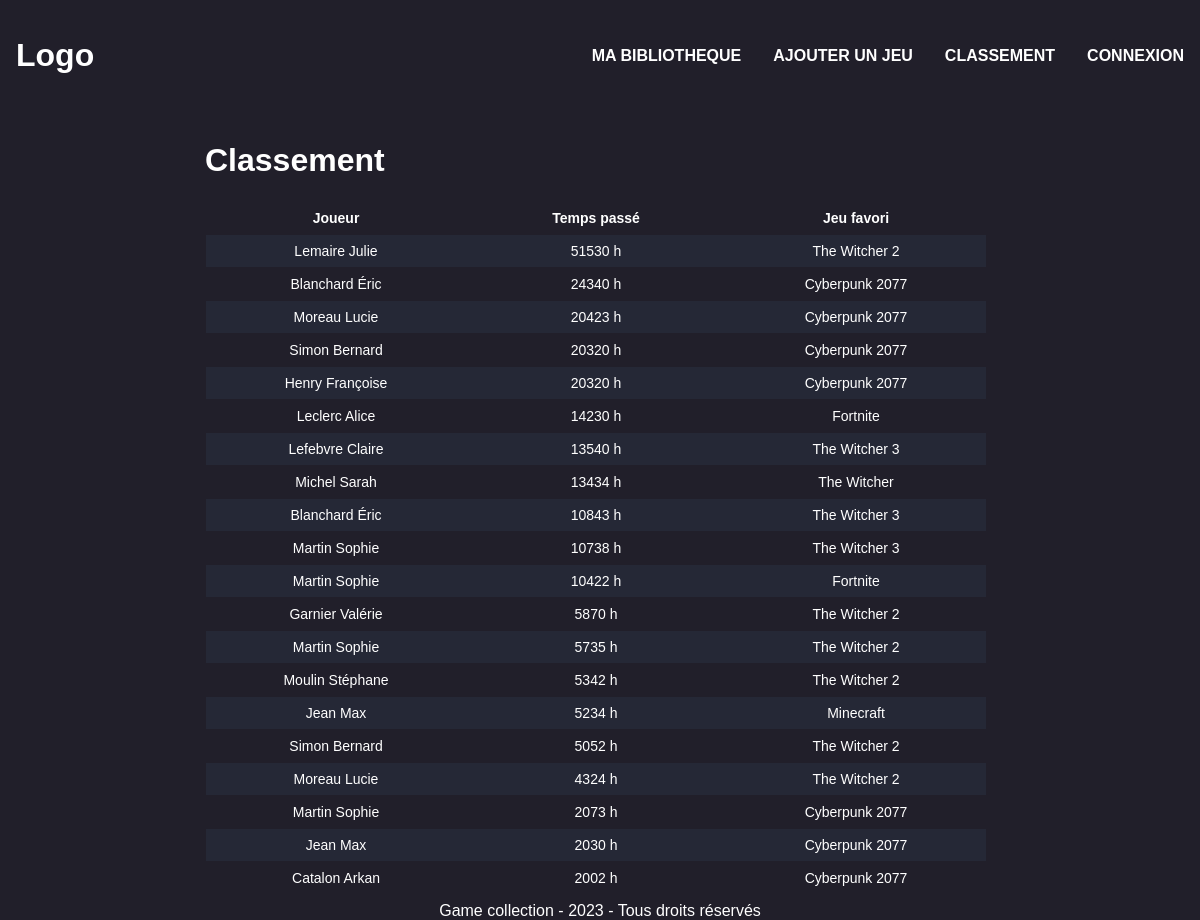
The app's page /leaderboard with its own data.
### tables this page shows
CREATE TABLE LIBRARY
    (
        id_user INT NOT NULL,
        name_game VARCHAR(255) NOT NULL,
        hours_played_game INT NOT NULL DEFAULT 0,
        PRIMARY KEY (id_user, name_game),
        FOREIGN KEY (id_user) REFERENCES ACCOUNT(id_user),
        FOREIGN KEY (name_game) REFERENCES GAME(name_game)
    );

CREATE TABLE ACCOUNT
(
    id_user INT NOT NULL
    AUTO_INCREMENT,
    name_user VARCHAR
    (255) NOT NULL,
    surname_user VARCHAR
    (255) NOT NULL,
    email_user VARCHAR
    (255) NOT NULL,
    password_user VARCHAR
    (255) NOT NULL,
    PRIMARY KEY
    (id_user)
);

### controllers/leaderboard.php (called while the page is built)
<?php
require_once './models/leaderboard.php';
$leaderboard = getLeaderboard();
require_once './views/leaderboard.php';

### models/leaderboard.php (called while the page is built, shortened)
<?php
$db = Database::getInstance()::getConnection();
function getLeaderboard() {
    global $db;
    $query = "SELECT name_user,surname_user,hours_played_game,name_game FROM LIBRARY INNER JOIN ACCOUNT ON ACCOUNT.Id_user = LIBRARY.Id_user ORDER BY hours_played_game DESC LIMIT 20";
    $result = $db->query($query);
    $leaderboard = $result->fetchAll(PDO::FETCH_ASSOC);
    return $leaderboard;
}

### views/leaderboard.php (the view, shortened to what this page needs)
<!DOCTYPE html>
<html lang="en">
<head>
    <link rel="stylesheet" href="./assets/styles/leaderboard.css">
</head>
<body>
    <?php require './assets/components/header.php'; ?>
    <div class="page-content">
        <div id="leaderboard">
            <h1>Classement</h1>
            <table>
                <tr>
                    <th>Joueur</th>
                    <th>Temps passé</th>
                    <th>Jeu favori</th>
                </tr>
                <?php foreach ($leaderboard as $row) { ?>
                    <tr>
                        <td><?php echo ($row['name_user'] . " " . $row['surname_user']); ?></td>
                        <td><?php echo $row['hours_played_game'] . " h"; ?></td>
                        <td><?php echo $row['name_game']; ?></td>
                    </tr>
                <?php } ?>
            </table>
        </div>
    </div>
    <?php require './assets/components/footer.php'; ?>
</body>
</html>

### index.php (shortened to what this page needs)
<?php
$page = isset($_GET['page']) ? $_GET['page'] : 'homepage';
$pageFile = 'controllers/' . $page . '.php';
$isLoggedIn = isset($_SESSION['id']);
if (file_exists($pageFile)) {
    require $pageFile;
} else {
    require 'views/404.php';
}

### assets/components/header.php
<div class="header">
    <h1>Logo</h1>
    <div class="links">
        <a href="./">MA BIBLIOTHEQUE</a>
        <a href="./ajouterJeu">AJOUTER UN JEU</a>
        <a href="./leaderboard">CLASSEMENT</a>
        <a href=<?php echo $isLoggedIn ? "./profile" : "./connexion" ?>><?php echo $isLoggedIn ? "PROFIL" : "CONNEXION" ?></a>
    </div>
</div>

### assets/components/footer.php
<footer>
    Game collection - 2023 - Tous droits réservés
</footer>

### assets/styles/leaderboard.css (style rules this page uses)
.page-content { width: 100%; display: flex; flex-direction: column; align-items: center; justify-content: center; padding: 0; }
#leaderboard > table { border-collapse: collapse; border-spacing: 0; border: 1px solid var(--bg-color); font-size: 14px; color: white; table-layout: fixed; }
#leaderboard th, #leaderboard td { padding: 8px 10px; text-align: center; border-bottom: 1px solid var(--bg-color); overflow-wrap: break-word; min-width: 20vw; }
#leaderboard th { background-color: var(--bg-color); }
#leaderboard tr:nth-child(even) { background-color: var(--modal-color); }
#leaderboard { display: flex; flex-direction: column; width: fit-content; height: auto; margin: 0.5em 0.5em 0.5em 0; border: 1px solid var(--bg-color); }

### assets/styles/global.css (style rules this page uses)
:root { --bg-color: #211f2a; --modal-color: #252836; --input-color: #2b2f40; --btn-color: #6757d6; --font: "Barlow", sans-serif; }
body { background-color: var(--bg-color); color: white; font-family: var(--font); margin: 0; height: 100%; }
.page-content { padding: 0 7.5rem; }
a { color: white; text-decoration: none; font-weight: bold; transition: color 0.2s; }

### assets/styles/components/header.css (style rules this page uses)
.header { display: flex; align-items: center; justify-content: space-between; padding: 1rem; }
.links { display: flex; gap: 2rem; }

### assets/styles/components/footer.css (style rules this page uses)
body { min-height: 100vh; margin: 0; height: 100%; position: relative; }
body::after { content: ""; display: block; height: 1em; }
footer { position: absolute; bottom: 0; width: 100%; text-align: center; }

### records on screen
library: id_user.name_user "Lemaire", id_user.surname_user "Julie", hours_played_game "51530", name_game "The Witcher 2"
library: id_user.name_user "Blanchard", id_user.surname_user "Éric", hours_played_game "24340", name_game "Cyberpunk 2077"
library: id_user.name_user "Moreau", id_user.surname_user "Lucie", hours_played_game "20423", name_game "Cyberpunk 2077"
library: id_user.name_user "Simon", id_user.surname_user "Bernard", hours_played_game "20320", name_game "Cyberpunk 2077"
library: id_user.name_user "Henry", id_user.surname_user "Françoise", hours_played_game "20320", name_game "Cyberpunk 2077"
library: id_user.name_user "Leclerc", id_user.surname_user "Alice", hours_played_game "14230", name_game "Fortnite"
library: id_user.name_user "Lefebvre", id_user.surname_user "Claire", hours_played_game "13540", name_game "The Witcher 3"
library: id_user.name_user "Michel", id_user.surname_user "Sarah", hours_played_game "13434", name_game "The Witcher"
library: id_user.name_user "Blanchard", id_user.surname_user "Éric", hours_played_game "10843", name_game "The Witcher 3"
library: id_user.name_user "Martin", id_user.surname_user "Sophie", hours_played_game "10738", name_game "The Witcher 3"
library: id_user.name_user "Martin", id_user.surname_user "Sophie", hours_played_game "10422", name_game "Fortnite"
library: id_user.name_user "Garnier", id_user.surname_user "Valérie", hours_played_game "5870", name_game "The Witcher 2"
library: id_user.name_user "Martin", id_user.surname_user "Sophie", hours_played_game "5735", name_game "The Witcher 2"
library: id_user.name_user "Moulin", id_user.surname_user "Stéphane", hours_played_game "5342", name_game "The Witcher 2"
library: id_user.name_user "Jean", id_user.surname_user "Max", hours_played_game "5234", name_game "Minecraft"
library: id_user.name_user "Simon", id_user.surname_user "Bernard", hours_played_game "5052", name_game "The Witcher 2"
library: id_user.name_user "Moreau", id_user.surname_user "Lucie", hours_played_game "4324", name_game "The Witcher 2"
library: id_user.name_user "Martin", id_user.surname_user "Sophie", hours_played_game "2073", name_game "Cyberpunk 2077"
library: id_user.name_user "Jean", id_user.surname_user "Max", hours_played_game "2030", name_game "Cyberpunk 2077"
library: id_user.name_user "Catalon", id_user.surname_user "Arkan", hours_played_game "2002", name_game "Cyberpunk 2077"
